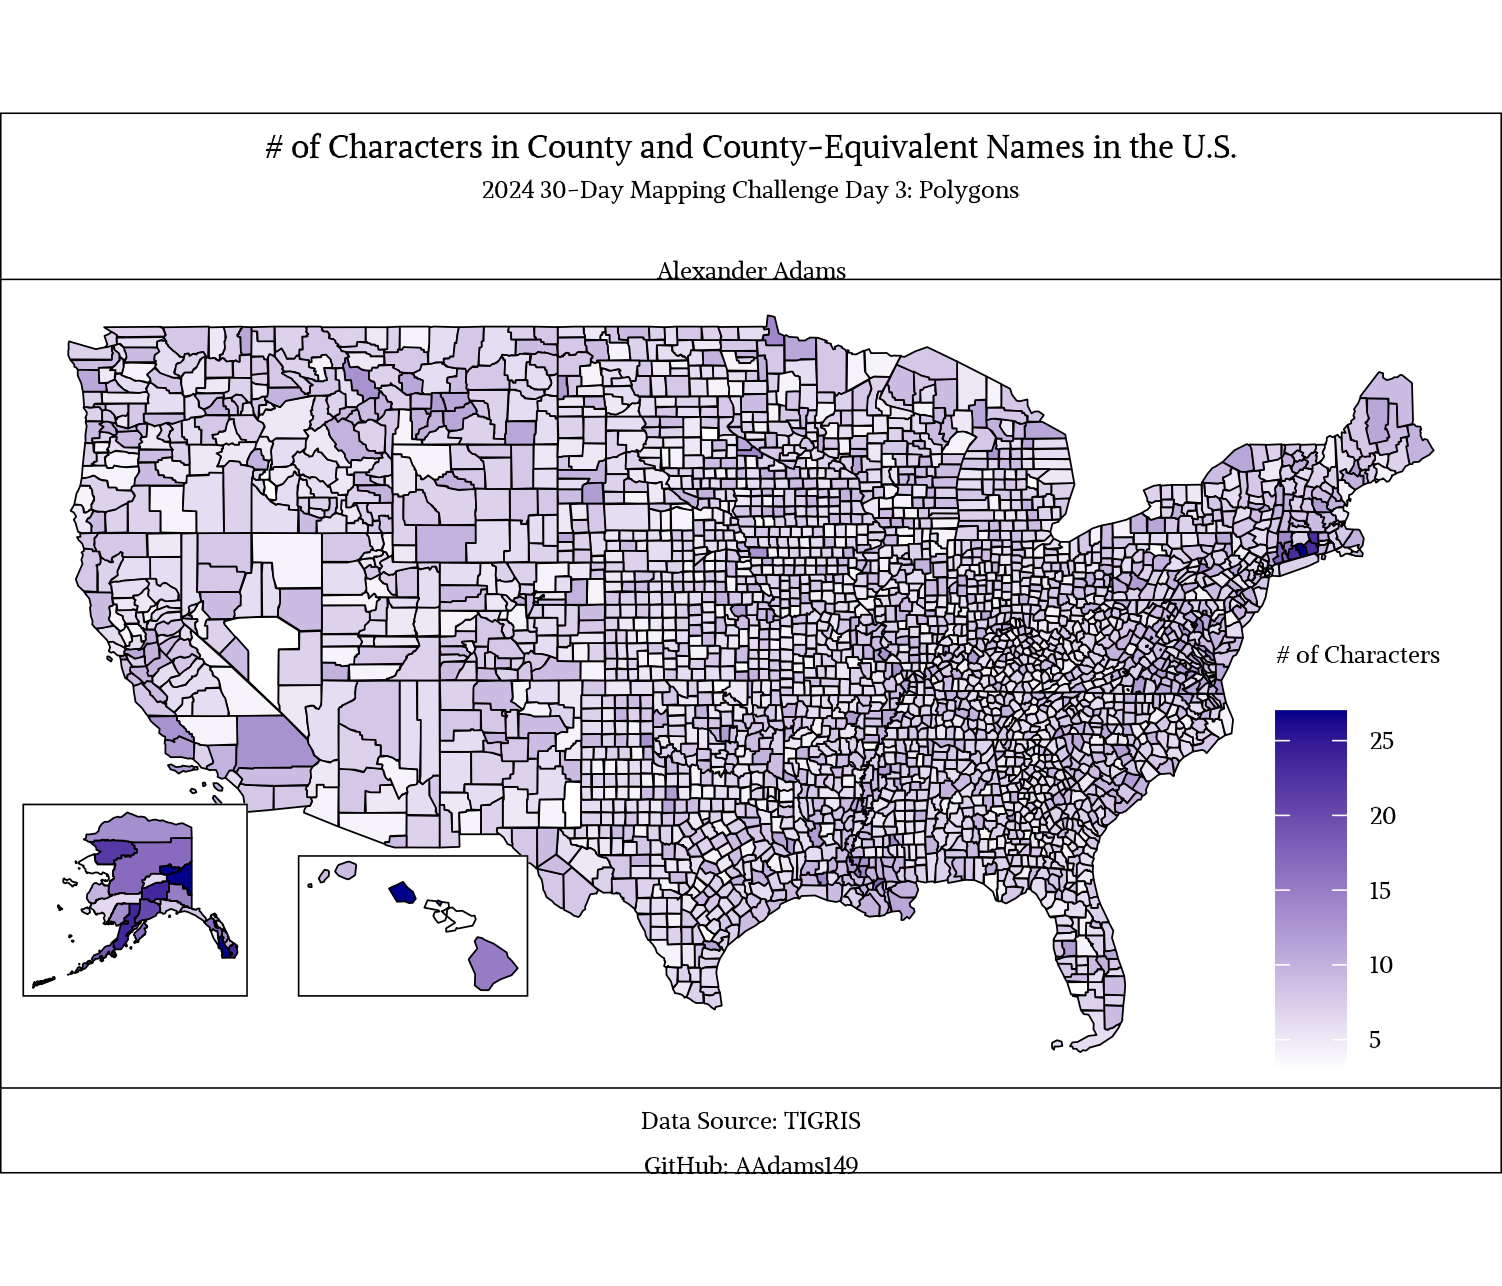

Recreate this plot in R.

library(ggplot2)
library(sf)
library(stringr)
library(dplyr)
library(RColorBrewer)
library(tigris)
library(showtext)
library(cowplot)
options(tigris_use_cache = TRUE)

showtext_auto()
font_add_google("Alike Angular")
plotfont <-
  "Alike Angular"

counties <-
  tigris::counties() %>%
  st_simplify(dTolerance = 3e3) %>%
  st_crop(y = c(xmin = -179.22855,
                ymin = -14.59707,
                xmax = -63,
                ymax = 71.43676)) %>%
  mutate(name_length = nchar(stringr::str_remove_all(NAME," |-"))) %>%
  left_join(
    tigris::fips_codes,
    by = c("STATEFP" = "state_code",
           "COUNTYFP" = "county_code")
  )

states <- state.name
states = states[grep('Alaska|Hawaii',states, invert = TRUE)]

states_bbox <-
  c(xmin = -124.8,
    ymin = -14.59,
    xmax = -63,
    ymax = 50)

lower48 <-
  counties %>%
  filter(!(state_name  %in% c('Alaska',
                              'Hawaii',
                              "Puerto Rico",
                              "U.S. Virgin Islands"))) %>%
  st_crop(y = states_bbox) %>%
  ggplot() +
  geom_sf(aes(fill = name_length),
          color = 'black') +
  scale_fill_gradient(name = "# of Characters",
                      low = "#FFFFFF",
                      high = "#00008B") +
  ggtitle("# of Characters in County and County-Equivalent Names in the U.S.",
          subtitle = '2024 30-Day Mapping Challenge Day 3: Polygons\nAlexander Adams') +
  labs(caption = "Data Source: TIGRIS\nGitHub: AAdams149") +
  theme_void() +
  theme(
    text = element_text(family = plotfont),
    plot.background = element_rect(fill = '#FFFFFF'),
    panel.background = element_rect(fill = '#FFFFFF'),
    legend.title.align = 0.1,
    plot.title = element_text(hjust = 0.5,
                              color = 'black',
                              size = 24,
                              lineheight = 0.5),
    plot.subtitle = element_text(color = 'black',
                                 hjust = 0.5,
                                 size = 18),
    legend.box = 'horizontal',
    legend.text = element_text(color = 'black',
                               size = 18),
    legend.title = element_text(color = 'black',
                                size = 18),
    legend.position = c(1.05, 0.3),
    plot.caption = element_text(color = 'black',
                                hjust = 0.5,
                                size = 18,
                                lineheight = 0.5),
    axis.text.x = element_blank(),
    axis.text.y = element_blank(),
    axis.line = element_blank(),
    axis.ticks = element_blank()
  )

alaska_bbox <-
  st_bbox(counties %>% filter(state_name == 'Alaska'))

# alaska_bbox <-
# c('xmin' = -179.22855,
#   'ymin' = 51.17509,
#   'xmax' = -129.97665,
#   'ymax' = 71.43676)

# alaska --------------------------------------------------------------

alaska <-
  counties %>%
  st_crop(y = alaska_bbox) %>%
  ggplot() +
  geom_sf(aes(fill = name_length),
          color = 'black') +
  scale_fill_gradient(
                      low = "#FFFFFF",
                      high = "#00008B") +
  guides(fill = 'none') +
  theme_void() +
  theme(
    text = element_text(family = plotfont),
    plot.background = element_rect(fill = '#FFFFFF'),
    panel.background = element_rect(fill = '#FFFFFF'),
    legend.title.align = 0.5,
    plot.title = element_text(hjust = 0.5,
                              color = 'black',
                              size = 24),
    plot.subtitle = element_text(color = 'black',
                                 hjust = 0.5,
                                 size = 18),
    legend.box = 'horizontal',
    legend.text = element_text(color = 'black',
                               size = 18),
    legend.title = element_text(color = 'black',
                                size = 18),
    legend.position = c(0.87, 0.5),
    plot.caption = element_text(color = 'black',
                                hjust = 0.5,
                                size = 18),
    axis.text.x = element_blank(),
    axis.text.y = element_blank(),
    axis.line = element_blank(),
    axis.ticks = element_blank()
  )


# hawaii --------------------------------------------------------------

hawaii_bbox <-
  c('xmin' = -160.59294,
    'ymin' = 18.91924,
    'xmax' = -154.75717,
    'ymax' = 22.28536)

hawaii <-
  counties %>%
  filter(state_name == 'Hawaii') %>%
  st_crop(y = hawaii_bbox) %>%
  ggplot() +
  geom_sf(aes(fill = name_length),
          color = 'black') +
  scale_fill_gradient(
                      low = "#FFFFFF",
                      high = "#00008B") +
  guides(fill = 'none') +
  theme_void() +
  theme(
    text = element_text(family = plotfont),
    plot.background = element_rect(fill = '#FFFFFF'),
    panel.background = element_rect(fill = '#FFFFFF'),
    legend.title.align = 0.5,
    plot.title = element_text(hjust = 0.5,
                              color = 'black',
                              size = 24),
    plot.subtitle = element_text(color = 'black',
                                 hjust = 0.5,
                                 size = 18),
    legend.box = 'horizontal',
    legend.text = element_text(color = 'black',
                               size = 18),
    legend.title = element_text(color = 'black',
                                size = 18),
    legend.position = c(0.7, 0.5),
    plot.caption = element_text(color = 'black',
                                hjust = 0.5,
                                size = 18),
    axis.text.x = element_blank(),
    axis.text.y = element_blank(),
    axis.line = element_blank(),
    axis.ticks = element_blank()
  )


# draw and save -----------------------------------------------------------


ggdraw() +
  draw_plot(lower48) +
  draw_plot(alaska, x = -0.41, y = 0.225, height = 0.15) +
  draw_plot(hawaii, x = -0.225, y = 0.225, height = 0.11)

ggsave("day3_polygons/day3_polygons.png")

